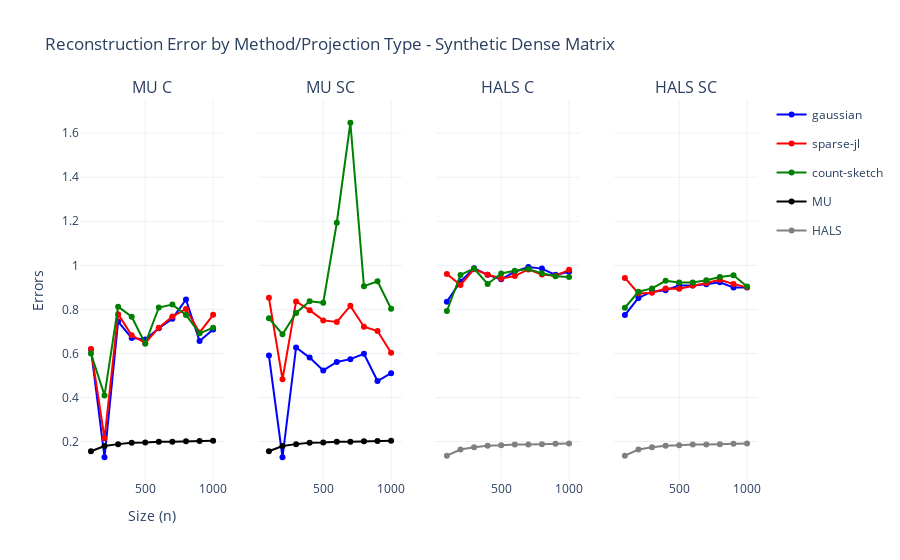

The code cell stored with this chart in its notebook:
### Markdown cell above
*i) dense*

### Code cell
dense = stats[(stats['Density'] == 'sparse') & (stats['Projection Type'] != '')]

fig = make_subplots(rows = 1,cols = 4,shared_xaxes = True,shared_yaxes=True,subplot_titles=dense['Method'].unique())

projection_colors = {
    'gaussian': 'blue',
    'sparse-jl': 'red',
    'count-sketch': 'green',
}

for i, method in enumerate(dense['Method'].unique()):
    for j, projection in enumerate(dense['Projection Type'].unique()):
        _df = dense[(dense['Method'] == method) & (dense['Projection Type'] == projection)]
        fig.add_trace(
            go.Scatter(
                x = _df['Size'],
                y = _df['Errors'],
                name = f'{projection}',
                legendgroup=projection,  # Group by projection type
                line = dict(color=projection_colors[projection]),  # Color by projection
                showlegend = (i == 0),
            ),
            row = 1, col = i + 1,
            
        )

mu_dense = stats[(stats['Method'] == 'MU') & (stats['Density'] == "dense")]

for i in range(2):
    fig.add_trace(
        go.Scatter(
            x = mu_dense['Size'],
            y = mu_dense['Errors'],
            name = 'MU',
            showlegend = (i == 0),
            line = dict(color='black'),
            legendgroup = 'MU'
        ),
        row = 1,col= i+1
    )


hals_dense = stats[(stats['Method'] == 'HALS') & (stats['Density'] == "dense")]
for i in range(2,4):
    fig.add_trace(
        go.Scatter(
            x = hals_dense['Size'],
            y = hals_dense['Errors'],
            name = 'HALS',
            showlegend = (i == 2),
            line = dict(color='grey'),
            legendgroup = 'HALS'
        ),
        row = 1,col= i+1
    )


fig.update_layout(
    title = 'Reconstruction Error by Method/Projection Type - Synthetic Dense Matrix',
    xaxis_title = 'Size (n)',
    yaxis_title = 'Errors',
    template = 'plotly_white'
)
fig.show()

### Figure 1 — Plotly figure (JSON) as saved in the notebook; plotly's stock layout.template omitted (floating-point values rounded to 4 significant figures)
{"data": [{"legendgroup": "gaussian", "line": {"color": "blue"}, "name": "gaussian", "showlegend": true, "type": "scatter", "x": [100, 200, 300, 400, 500, 600, 700, 800, 900, 1000], "xaxis": "x", "y": [0.6181, 0.1287, 0.7444, 0.6703, 0.663, 0.7143, 0.7576, 0.8449, 0.6562, 0.7091], "yaxis": "y"}, {"legendgroup": "sparse-jl", "line": {"color": "red"}, "name": "sparse-jl", "showlegend": true, "type": "scatter", "x": [100, 200, 300, 400, 500, 600, 700, 800, 900, 1000], "xaxis": "x", "y": [0.6201, 0.2144, 0.7784, 0.6824, 0.6477, 0.7171, 0.7672, 0.8017, 0.6945, 0.7752], "yaxis": "y"}, {"legendgroup": "count-sketch", "line": {"color": "green"}, "name": "count-sketch", "showlegend": true, "type": "scatter", "x": [100, 200, 300, 400, 500, 600, 700, 800, 900, 1000], "xaxis": "x", "y": [0.5999, 0.4095, 0.8123, 0.7664, 0.6441, 0.8084, 0.8217, 0.7748, 0.6913, 0.7164], "yaxis": "y"}, {"legendgroup": "gaussian", "line": {"color": "blue"}, "name": "gaussian", "showlegend": false, "type": "scatter", "x": [100, 200, 300, 400, 500, 600, 700, 800, 900, 1000], "xaxis": "x2", "y": [0.5903, 0.1287, 0.6271, 0.581, 0.5228, 0.561, 0.574, 0.5981, 0.4746, 0.5101], "yaxis": "y2"}, {"legendgroup": "sparse-jl", "line": {"color": "red"}, "name": "sparse-jl", "showlegend": false, "type": "scatter", "x": [100, 200, 300, 400, 500, 600, 700, 800, 900, 1000], "xaxis": "x2", "y": [0.8526, 0.4826, 0.8363, 0.7963, 0.7499, 0.7429, 0.8161, 0.7214, 0.7019, 0.6027], "yaxis": "y2"}, {"legendgroup": "count-sketch", "line": {"color": "green"}, "name": "count-sketch", "showlegend": false, "type": "scatter", "x": [100, 200, 300, 400, 500, 600, 700, 800, 900, 1000], "xaxis": "x2", "y": [0.7592, 0.687, 0.7835, 0.8364, 0.8298, 1.193, 1.647, 0.9055, 0.9275, 0.8026], "yaxis": "y2"}, {"legendgroup": "gaussian", "line": {"color": "blue"}, "name": "gaussian", "showlegend": false, "type": "scatter", "x": [100, 200, 300, 400, 500, 600, 700, 800, 900, 1000], "xaxis": "x3", "y": [0.8349, 0.9263, 0.9867, 0.9568, 0.9363, 0.9709, 0.9918, 0.985, 0.9568, 0.9708], "yaxis": "y3"}, {"legendgroup": "sparse-jl", "line": {"color": "red"}, "name": "sparse-jl", "showlegend": false, "type": "scatter", "x": [100, 200, 300, 400, 500, 600, 700, 800, 900, 1000], "xaxis": "x3", "y": [0.9606, 0.9105, 0.9825, 0.9573, 0.9401, 0.951, 0.9812, 0.958, 0.9524, 0.9794], "yaxis": "y3"}, {"legendgroup": "count-sketch", "line": {"color": "green"}, "name": "count-sketch", "showlegend": false, "type": "scatter", "x": [100, 200, 300, 400, 500, 600, 700, 800, 900, 1000], "xaxis": "x3", "y": [0.7925, 0.9561, 0.9851, 0.9155, 0.9631, 0.9751, 0.9833, 0.9635, 0.9507, 0.9469], "yaxis": "y3"}, {"legendgroup": "gaussian", "line": {"color": "blue"}, "name": "gaussian", "showlegend": false, "type": "scatter", "x": [100, 200, 300, 400, 500, 600, 700, 800, 900, 1000], "xaxis": "x4", "y": [0.774, 0.8519, 0.8801, 0.8869, 0.9083, 0.9084, 0.9135, 0.9231, 0.8992, 0.8994], "yaxis": "y4"}, {"legendgroup": "sparse-jl", "line": {"color": "red"}, "name": "sparse-jl", "showlegend": false, "type": "scatter", "x": [100, 200, 300, 400, 500, 600, 700, 800, 900, 1000], "xaxis": "x4", "y": [0.9426, 0.8724, 0.8752, 0.8946, 0.8932, 0.9084, 0.9201, 0.9342, 0.9148, 0.9], "yaxis": "y4"}, {"legendgroup": "count-sketch", "line": {"color": "green"}, "name": "count-sketch", "showlegend": false, "type": "scatter", "x": [100, 200, 300, 400, 500, 600, 700, 800, 900, 1000], "xaxis": "x4", "y": [0.8074, 0.88, 0.8951, 0.9297, 0.9219, 0.9221, 0.9321, 0.9465, 0.9546, 0.9035], "yaxis": "y4"}, {"legendgroup": "MU", "line": {"color": "black"}, "name": "MU", "showlegend": true, "type": "scatter", "x": [100, 200, 300, 400, 500, 600, 700, 800, 900, 1000], "xaxis": "x", "y": [0.156, 0.1795, 0.1883, 0.1948, 0.1961, 0.1995, 0.1988, 0.2008, 0.2023, 0.2037], "yaxis": "y"}, {"legendgroup": "MU", "line": {"color": "black"}, "name": "MU", "showlegend": false, "type": "scatter", "x": [100, 200, 300, 400, 500, 600, 700, 800, 900, 1000], "xaxis": "x2", "y": [0.156, 0.1795, 0.1883, 0.1948, 0.1961, 0.1995, 0.1988, 0.2008, 0.2023, 0.2037], "yaxis": "y2"}, {"legendgroup": "HALS", "line": {"color": "grey"}, "name": "HALS", "showlegend": true, "type": "scatter", "x": [100, 200, 300, 400, 500, 600, 700, 800, 900, 1000], "xaxis": "x3", "y": [0.1357, 0.1636, 0.1738, 0.1812, 0.1828, 0.1862, 0.1861, 0.1882, 0.1901, 0.1909], "yaxis": "y3"}, {"legendgroup": "HALS", "line": {"color": "grey"}, "name": "HALS", "showlegend": false, "type": "scatter", "x": [100, 200, 300, 400, 500, 600, 700, 800, 900, 1000], "xaxis": "x4", "y": [0.1357, 0.1636, 0.1738, 0.1812, 0.1828, 0.1862, 0.1861, 0.1882, 0.1901, 0.1909], "yaxis": "y4"}], "layout": {"annotations": [{"font": {"size": 16}, "showarrow": false, "text": "MU C", "x": 0.1062, "xanchor": "center", "xref": "paper", "y": 1, "yanchor": "bottom", "yref": "paper"}, {"font": {"size": 16}, "showarrow": false, "text": "MU SC", "x": 0.3688, "xanchor": "center", "xref": "paper", "y": 1, "yanchor": "bottom", "yref": "paper"}, {"font": {"size": 16}, "showarrow": false, "text": "HALS C", "x": 0.6313, "xanchor": "center", "xref": "paper", "y": 1, "yanchor": "bottom", "yref": "paper"}, {"font": {"size": 16}, "showarrow": false, "text": "HALS SC", "x": 0.8938, "xanchor": "center", "xref": "paper", "y": 1, "yanchor": "bottom", "yref": "paper"}], "title": {"text": "Reconstruction Error by Method/Projection Type - Synthetic Dense Matrix"}, "xaxis": {"anchor": "y", "domain": [0, 0.2125], "title": {"text": "Size (n)"}}, "xaxis2": {"anchor": "y2", "domain": [0.2625, 0.475]}, "xaxis3": {"anchor": "y3", "domain": [0.525, 0.7375]}, "xaxis4": {"anchor": "y4", "domain": [0.7875, 1]}, "yaxis": {"anchor": "x", "domain": [0, 1], "title": {"text": "Errors"}}, "yaxis2": {"anchor": "x2", "domain": [0, 1], "matches": "y", "showticklabels": false}, "yaxis3": {"anchor": "x3", "domain": [0, 1], "matches": "y", "showticklabels": false}, "yaxis4": {"anchor": "x4", "domain": [0, 1], "matches": "y", "showticklabels": false}}}
